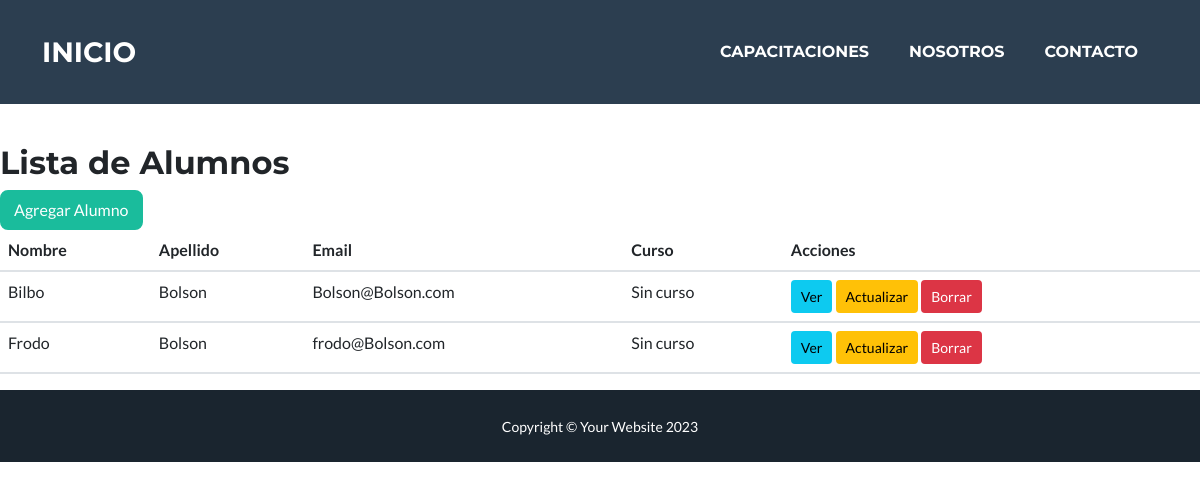
/alumnos/, run on an earlier commit of the app's database.
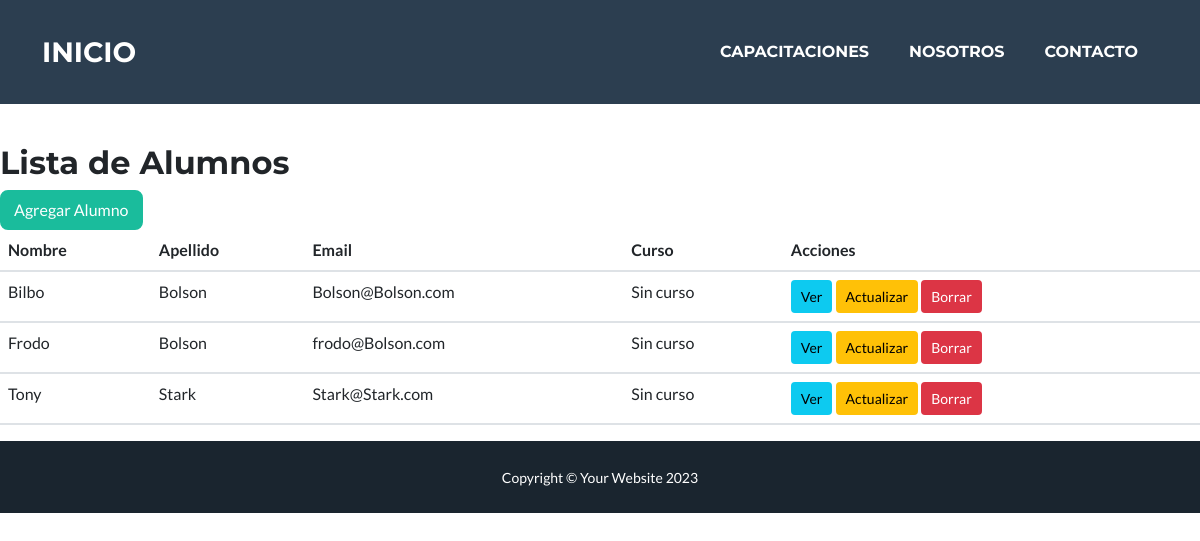
And on a later commit of the database.
### alumnos/models.py (models this page shows, shortened)
class Alumnos(models.Model):
    nombre = models.CharField(max_length=100)
    apellido = models.CharField(max_length=100)
    email = models.EmailField(unique=True)
    curso = models.ForeignKey(Cursos, on_delete=models.SET_NULL, null=True, blank=True, related_name='alumnos')

### alumnos/views.py (the view)
# urls.py: path('', AlumnosRead.as_view(), name='alumnos_lista'),
class AlumnosRead(ListView):
    model = Alumnos
    template_name = 'alumnos/alumnos-leer.html'
    context_object_name = 'alumnos'

### alumnos/templates/alumnos/alumnos-leer.html
{% extends 'base.html' %}
{% block content %}
<h2>Lista de Alumnos</h2>
<a href="{% url 'alumnos_crear' %}" class="btn btn-primary">Agregar Alumno</a>
<table class="table">
    <thead>
        <tr>
            <th>Nombre</th>
            <th>Apellido</th>
            <th>Email</th>
            <th>Curso</th>
            <th>Acciones</th>
        </tr>
    </thead>
    <tbody>
        {% for alumno in alumnos %}
        <tr>
            <td>{{ alumno.nombre }}</td>
            <td>{{ alumno.apellido }}</td>
            <td>{{ alumno.email }}</td>
            <td>
                {% if alumno.curso %}
                    {{ alumno.curso.nombre }}
                {% else %}
                    Sin curso
                {% endif %}
            </td>
            <td>
                <a href="{% url 'alumnos_detallar' alumno.id %}" class="btn btn-info btn-sm">Ver</a>
                <a href="{% url 'alumnos_editar' alumno.id %}" class="btn btn-warning btn-sm">Actualizar</a>
                <a href="{% url 'alumnos_eliminar' alumno.id %}" class="btn btn-danger btn-sm">Borrar</a>
            </td>
        </tr>
        {% endfor %}
    </tbody>
</table>
{% endblock %}

What changed in the data, as far as the page shows it:
added Alumnos: nombre "Tony", apellido "Stark", email "Stark@Stark.com", shows "Sin curso"
